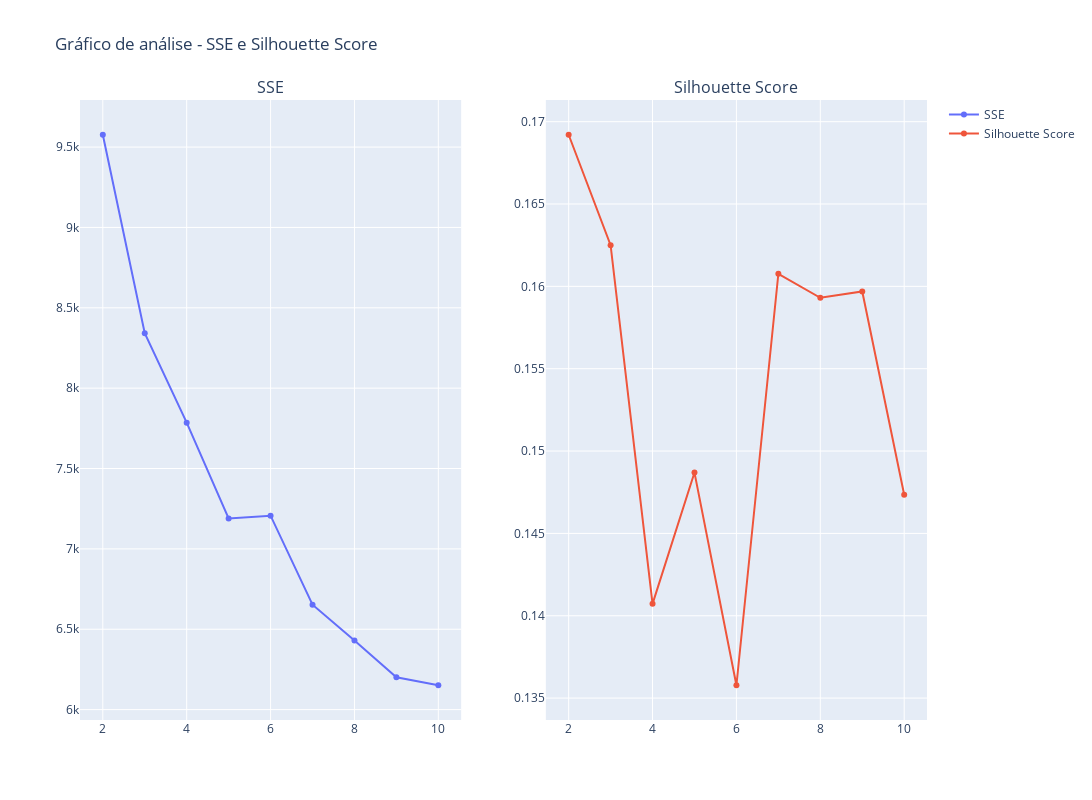

This figure's notebook cell:
### Markdown cell above
# Função de Otimização do KMeans

Define uma função ideal para o kmeans que executa clustering K-means em um determinado DataFrame df para um intervalo de números de cluster e visualiza os resultados. A função leva três argumentos: df (o DataFrame a ser agrupado), start (o número inicial de clusters a testar) e end (o número final de clusters a testar). Resultando em todos os possiveis valores de clusters e suas respectivas inércias.

### Code cell
# Esta função plota a soma dos erros quadráticos (SSE) e o escore de silhueta para um intervalo de clusters.
def optimal_kmeans(df, start=2, end=11):
    
    '''
    df: DataFrame que sera clusterizado.
    start: Número inicial de clusters que você deseja testar.
    end: Número final de clusters que você deseja testar.
    '''
    
    # Soma dos erros quadráticos
    sse = {}
    
    # Escore de silhueta
    silhouette = {}
    
    # Adiciona um dicionario de resultados
    results = {}
    
    for k in range(start, end):
        kmeans = KMeans(n_clusters=k, max_iter=100, random_state=42).fit(df)
        df["clusters"] = kmeans.labels_
        sse[k] = kmeans.inertia_ 
        silhouette[k] = silhouette_score(df, kmeans.labels_, metric='euclidean')
      

    # Plota um subplot com o plotly com o primeiro gráfico sendo o sse e o outro com o silouette
    fig = make_subplots(rows=1, cols=2, subplot_titles=("SSE", "Silhouette Score"))

    fig.add_trace(go.Scatter(x=list(sse.keys()), y=list(sse.values()), 
                             name='SSE'), row=1, col=1)
    
    fig.add_trace(go.Scatter(x=list(silhouette.keys()), y=list(silhouette.values()), 
                             name='Silhouette Score'), row=1, col=2)
    
    fig.update_layout(title_text="Gráfico de análise - SSE e Silhouette Score")

    fig.update_layout(
        autosize=False,
        width=1800,
        height=800,
    )    

    fig.show()
    
    # Com o rich, cria uma tabela com os resultados
    table = Table(title="Resultados")
    table.add_column("Clusters", justify="center", style="cyan", no_wrap=True)
    table.add_column("SSE", justify="center", style="magenta", no_wrap=True)
    table.add_column("Silhouette Score", justify="center", style="green", no_wrap=True)
    
    for k in range(start, end):
        table.add_row(str(k), str(sse[k]), str(silhouette[k]))

    console = Console()
    console.print(table)

# Uso da função
optimal_kmeans(df)

### Figure 1 — Plotly figure (JSON) as saved in the notebook; plotly's stock layout.template omitted (floating-point values rounded to 4 significant figures)
{"data": [{"name": "SSE", "type": "scatter", "x": [2, 3, 4, 5, 6, 7, 8, 9, 10], "xaxis": "x", "y": [9577.0, 8341.0, 7786.0, 7189.0, 7207.0, 6653.0, 6430.0, 6201.0, 6151.0], "yaxis": "y"}, {"name": "Silhouette Score", "type": "scatter", "x": [2, 3, 4, 5, 6, 7, 8, 9, 10], "xaxis": "x2", "y": [0.1692, 0.1625, 0.1407, 0.1487, 0.1358, 0.1608, 0.1593, 0.1597, 0.1473], "yaxis": "y2"}], "layout": {"annotations": [{"font": {"size": 16}, "showarrow": false, "text": "SSE", "x": 0.225, "xanchor": "center", "xref": "paper", "y": 1, "yanchor": "bottom", "yref": "paper"}, {"font": {"size": 16}, "showarrow": false, "text": "Silhouette Score", "x": 0.775, "xanchor": "center", "xref": "paper", "y": 1, "yanchor": "bottom", "yref": "paper"}], "autosize": false, "height": 800, "title": {"text": "Gráfico de análise - SSE e Silhouette Score"}, "width": 1800, "xaxis": {"anchor": "y", "domain": [0, 0.45]}, "xaxis2": {"anchor": "y2", "domain": [0.55, 1]}, "yaxis": {"anchor": "x", "domain": [0, 1]}, "yaxis2": {"anchor": "x2", "domain": [0, 1]}}}
